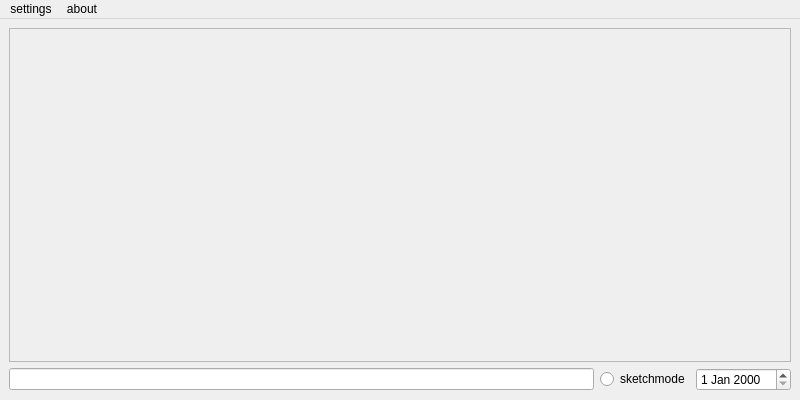
<?xml version="1.0" encoding="UTF-8"?>
<ui version="4.0">
 <class>MainWindow</class>
 <widget class="QMainWindow" name="MainWindow">
  <property name="geometry">
   <rect>
    <x>0</x>
    <y>0</y>
    <width>800</width>
    <height>400</height>
   </rect>
  </property>
  <property name="windowTitle">
   <string>MainWindow</string>
  </property>
  <widget class="QWidget" name="centralwidget">
   <layout class="QGridLayout" name="gridLayout">
    <item row="1" column="0">
     <layout class="QHBoxLayout" name="horizontalLayout">
      <item>
       <widget class="QLineEdit" name="lineEdit"/>
      </item>
      <item>
       <widget class="QRadioButton" name="radioButton">
        <property name="text">
         <string>sketchmode</string>
        </property>
       </widget>
      </item>
      <item>
       <widget class="QDateEdit" name="dateEdit"/>
      </item>
     </layout>
    </item>
    <item row="0" column="0">
     <widget class="QGraphicsView" name="graphicsView">
      <property name="enabled">
       <bool>false</bool>
      </property>
     </widget>
    </item>
   </layout>
  </widget>
  <widget class="QMenuBar" name="menubar">
   <property name="geometry">
    <rect>
     <x>0</x>
     <y>0</y>
     <width>800</width>
     <height>23</height>
    </rect>
   </property>
   <widget class="QMenu" name="menuSettings">
    <property name="title">
     <string>settings</string>
    </property>
   </widget>
   <widget class="QMenu" name="menuAbout">
    <property name="title">
     <string>about</string>
    </property>
   </widget>
   <addaction name="menuSettings"/>
   <addaction name="menuAbout"/>
  </widget>
 </widget>
 <resources/>
 <connections/>
</ui>
